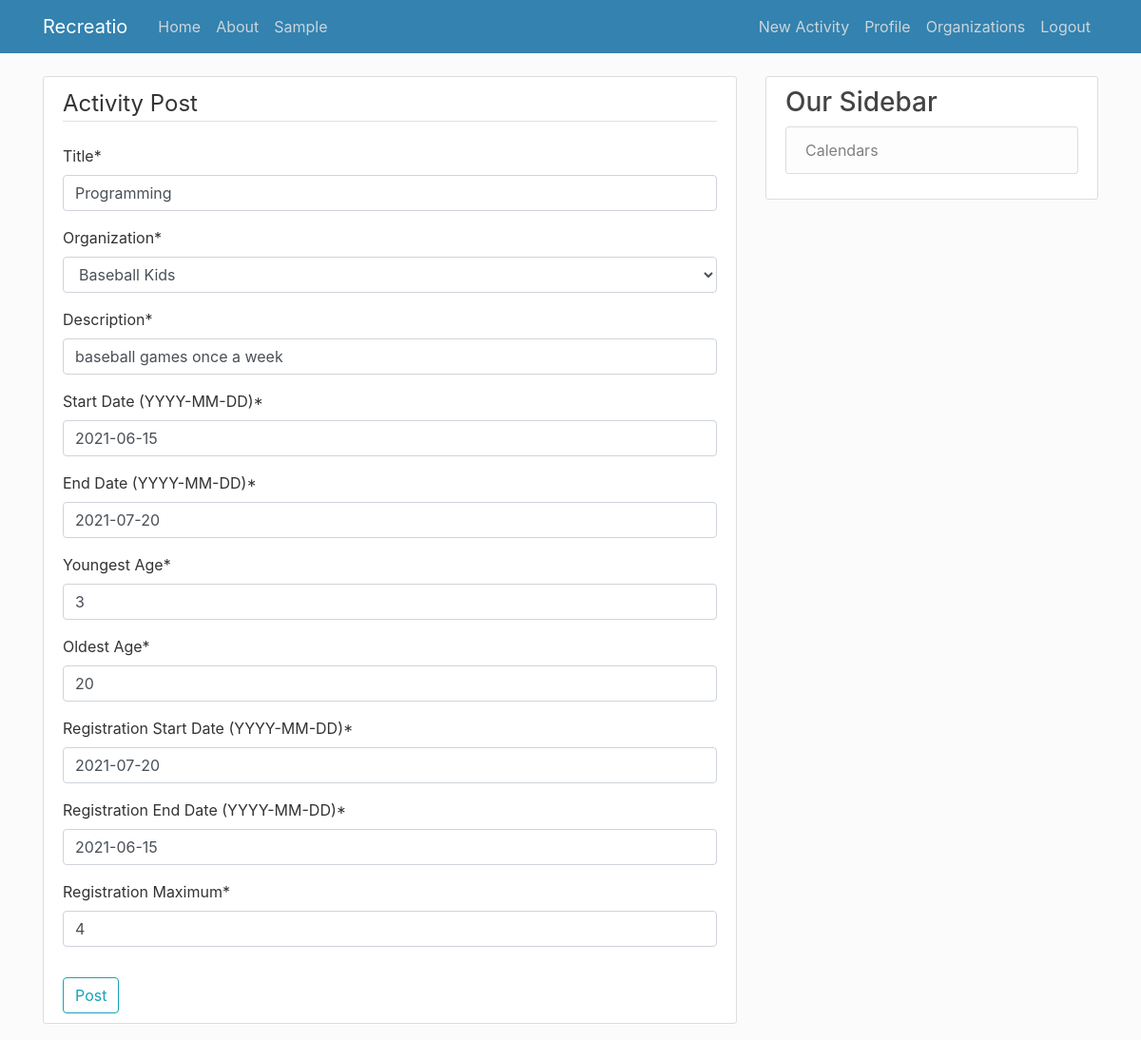
Page /activity/6/update/ (signed in) on the committed database.
### users/models.py (models this page shows, shortened)
class Activities(models.Model):
    start_date = models.DateField(verbose_name="Start Date (YYYY-MM-DD)")
    end_date = models.DateField(verbose_name="End Date (YYYY-MM-DD)")
    age_group_young = models.IntegerField(default = 0, verbose_name="Youngest Age") #flag year of birth
    age_group_old = models.IntegerField(default = 20, verbose_name="Oldest Age") #flag year of birth
    reg_start = models.DateField(verbose_name="Registration Start Date (YYYY-MM-DD)")  #set up when registration is open
    reg_end = models.DateField(verbose_name="Registration End Date (YYYY-MM-DD)")   #set up when registration is closed
    max_size = models.IntegerField(default = 0, verbose_name="Registration Maximum")    #set up the size of a class
    description = models.CharField(max_length=300)
    organization = models.ForeignKey(Organization, on_delete=models.CASCADE)
    title = models.CharField(max_length = 100)
    date_posted = models.DateTimeField(default=timezone.now)
    author = models.ForeignKey(User, on_delete=models.CASCADE)

### users/views.py (the view, shortened to what this page needs)
# urls.py: path('activity/<int:pk>/update/', ActivityUpdateView.as_view(), name='activity-update'),
class ActivityUpdateView(LoginRequiredMixin, UserPassesTestMixin, UpdateView):
    model = Activities
    fields = ['title', 'organization', 'description', 'start_date', 'end_date', 'age_group_young', 'age_group_old', 'reg_start', 'reg_end', 'max_size']
    def test_func(self):
        activity = self.get_object()
        return self.request.user == activity.author

### users/models.py (called while the page is built)
    def __str__(self):
        return self.name

### users/templates/users/activities_form.html (shortened to what this page needs)
{% extends "web/base.html" %}
{% load crispy_forms_tags %}
{% block content %}
    <div class = "content-section">
        <form method="POST">
            <fieldset class = "form-group">
                <legend class= "border-bottom mb-4">Activity Post</legend>
                {{ form|crispy }}
            </fieldset>
            <div class ="form=group">
                <button class="btn btn-outline-info" type = "submit">Post</button>
            </div>
        </form>
    </div>
{% endblock content %}

### web/static/web/main.css (style rules this page uses)
body { background: #fafafac0; color: #333333; margin-top: 5rem; }
.content-section { background: #ffffff; padding: 10px 20px; border: 1px solid #dddddd; border-radius: 3px; margin-bottom: 20px; }

### rows in the picture
Activities: title "Programming", organization "Baseball Kids", description "baseball games once a week", start_date "2021-06-15", end_date "2021-07-20", age_group_young "3", age_group_old "20", reg_start "2021-07-20", reg_end "2021-06-15", max_size "4"
